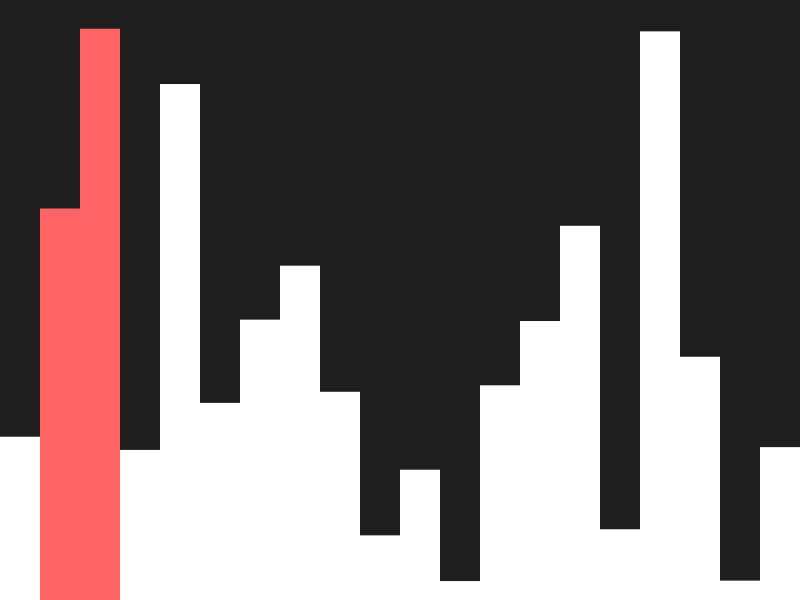
Frame 1 (no input)
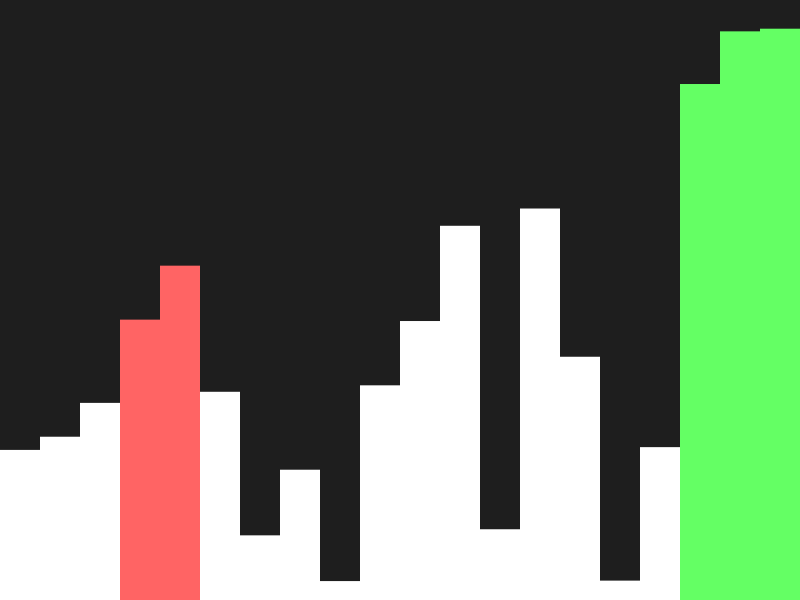
Frame 60 (the mouse pressed at the canvas centre just before this capture)
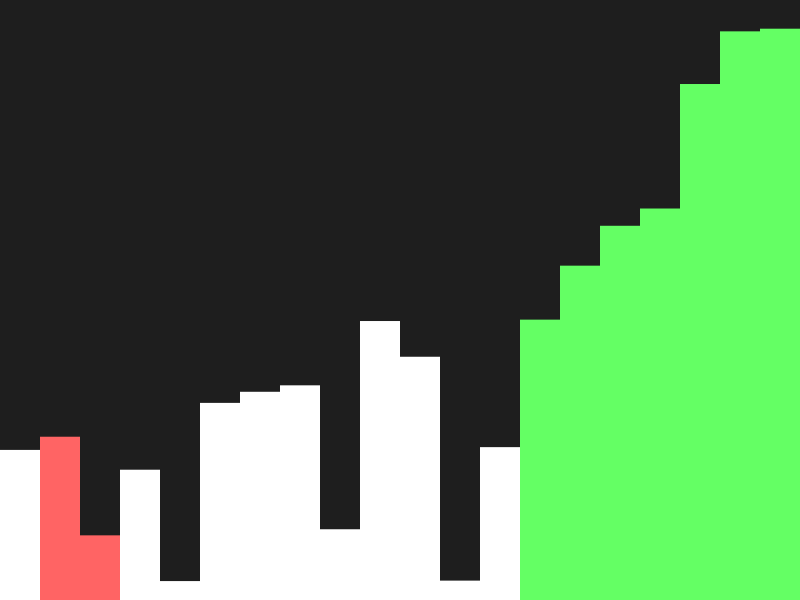
Frame 120 (the mouse held since frame 60 and released just before this capture)

The Processing sketch that drew these frames (run headless with seeded random() and noise(); from frame 60 on, the mouse is pressed at the canvas centre):

// Processing sketch: BubbleSort
// ── BubbleSort.pde
float[] values;
int i = 0;
int j = 0;

void setup() {
  size(800, 600);
  values = new float[20];
  
  // Populate the array with random heights
  for (int n = 0; n < values.length; n++) {
    values[n] = random(10, height);
  }
  frameRate(5);
}

void draw() {
  background(30);

  // Sorting logic (Bubble Sort step)
  if (i < values.length) {
    if (j < values.length - i - 1) {
      if (values[j] > values[j+1]) {
        swap(values, j, j+1);
      }
      j++;
    } else {
      j = 0;
      i++;
    }
  } else {
    noLoop(); // Stop drawing when the array is fully sorted
  }

  // Drawing logic
  float w = width / (float) values.length;
  for (int n = 0; n < values.length; n++) {
    
    // Determine rectangle color based on sort state
    if (i >= values.length || n >= values.length - i) {
      fill(100, 255, 100); // Sorted elements (Green)
    } else if (n == j || n == j + 1) {
      fill(255, 100, 100); // Currently comparing (Red)
    } else {
      fill(255);           // Unsorted elements (White)
    }
    
    noStroke();
    // Draw from the bottom up: y-coordinate is (total height - rectangle height)
    rect(n * w, height - values[n], w, values[n]);
  }
}

// Helper function to swap two array elements
void swap(float[] arr, int a, int b) {
  float temp = arr[a];
  arr[a] = arr[b];
  arr[b] = temp;
}
